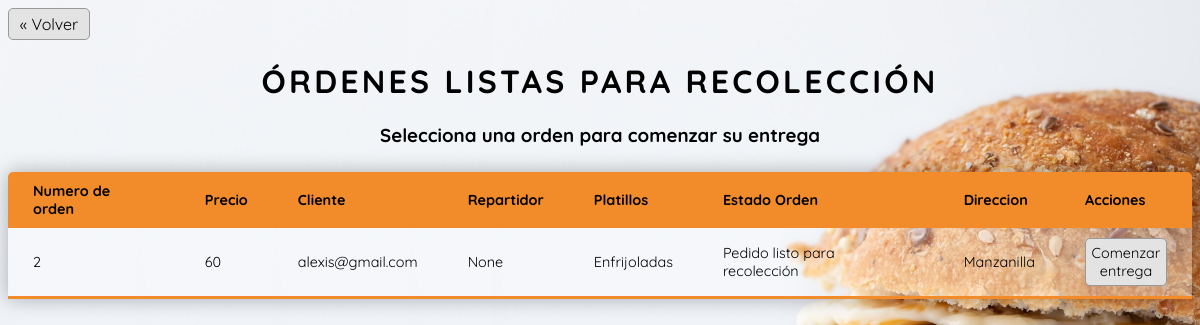
/repartidor/ordenes-para-recoleccion/ (signed in), run on an earlier commit of the app's database.
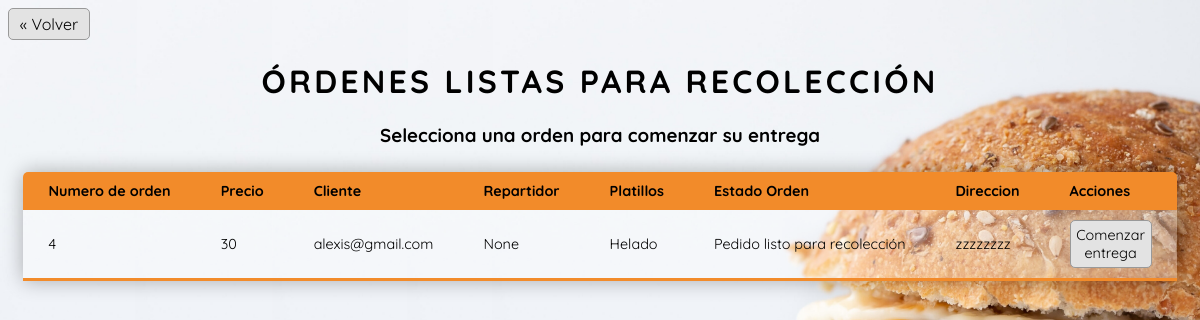
And on a later commit of the database.
### administrador/models.py (models this page shows)
class Orden(models.Model):
	id_orden = models.AutoField(primary_key=True)
	precio_orden = models.IntegerField(null=False, default = 0)
	id_cliente_orden = models.ForeignKey('cliente.Cliente', on_delete=models.SET_DEFAULT, default=0)
	id_repartidor_orden = models.ForeignKey('repartidor.Repartidor',on_delete= models.SET_NULL, blank =True,  null=True)
	id_platillo_orden  = models.ManyToManyField('platillo.Platillo', null=True)
	id_estado_orden =    models.ForeignKey('EstadoOrden',  on_delete=models.SET_DEFAULT, default=0)
	direccion_entrega_orden  = models.ForeignKey('cliente.Direccion', null=True, on_delete=models.CASCADE)
	class Meta:
		db_table = 'orden'
		verbose_name_plural = "Ordenes"

class EstadoOrden(models.Model):
	id_estado = models.IntegerField(primary_key=True)
	descripcion_estado = models.CharField(max_length=30)
	class Meta:
		db_table = 'estado_orden'
		verbose_name_plural = "EstadosOrden"
	def __str__(self):
		return '{}'.format(self.descripcion_estado)

### cliente/models.py (models this page shows)
class Cliente(models.Model):
    user_cliente = models.OneToOneField(
        User, on_delete=models.CASCADE, unique=True)
    id_cliente = models.AutoField(primary_key=True, db_column='id_cliente')
    nombre_cliente = models.CharField(max_length=64)
    apellido_pa_cliente = models.CharField(max_length=100)
    apellido_ma_cliente = models.CharField(max_length=100)
    telefono_cliente = models.CharField(max_length=10)
    def __str__(self):
        return str(self.user_cliente)
    class Meta:
        db_table = 'cliente'
        verbose_name_plural = "Clientes"

class Direccion(models.Model):
    id_direccion = models.AutoField(primary_key=True)
    id_cliente = models.ForeignKey(Cliente, models.DO_NOTHING)
    descripcion_direccion = models.CharField(max_length=200)
    class Meta:
        db_table = 'direccion'
        verbose_name_plural = "Direcciones"
        unique_together = (('id_cliente', 'descripcion_direccion'))
    def __str__(self):
        return '{}'.format(self.descripcion_direccion)

### platillo/models.py (models this page shows, shortened)
class Platillo(models.Model):
    id = models.AutoField(primary_key=True)
    nombre = models.CharField(max_length=200, unique=True)
    descripcion = models.CharField(max_length=500, null=True)
    precio = models.FloatField(null=False, default=0)
    imagen = models.ImageField(null=True, upload_to=directorio_imagen)
    categoria = models.ForeignKey(
        'categoria.Categoria', on_delete=models.CASCADE)
    def __str__(self):
        return self.nombre
    class Meta:
        db_table = 'platillo'
        verbose_name_plural = "Platillos"

### repartidor/views.py (the view)
# urls.py: path("ordenes-para-recoleccion/", ordenes_para_recoleccion, name="ordenes_para_recoleccion"),
@staff_member_required
def ordenes_para_recoleccion(request):
    ordenes_recoleccion = Orden.objects.filter(id_estado_orden=3).order_by('id_orden')
    contexto = {'ordenes' : ordenes_recoleccion}
    return render(request, "repartidor/ordenes_para_recoleccion.html", contexto)

### templates/repartidor/ordenes_para_recoleccion.html (shortened to what this page needs)
{% load static %}
<!DOCTYPE html>
<html>
<head>
    <link rel="stylesheet" href="{% static 'css/ordenes/tabla_ordenes.css' %}">
    <link rel="stylesheet" href="{% static 'css/ordenes/ordenes_repartidor.css' %}">
</head>
<body>
    <div class="boton">
            <a id="boton-volver" href="{% url 'repartidor:index_repartidor' %}">&laquo; Volver</a>
    </div>
    <div class="contenedor">
        <h1 id="bienvenida">Órdenes listas para recolección</h1>
        <h3>Selecciona una orden para comenzar su entrega</h3>
        <table class="content-table">
        	<thead>
        		<tr>
        			<td>Numero de orden</td>
        			<td>Precio</td>
        			<td>Cliente</td>
        			<td>Repartidor</td>
        			<td>Platillos</td>
        			<td>Estado Orden</td>
        			<td>Direccion</td>
        			<td>Acciones</td>
        		</tr>
        	</thead>
        	<tbody>
        		{% if ordenes %}
        		{% for orden in ordenes%}
        		<tr>
        			<td>{{orden.id_orden}}</td>
        			<td>{{orden.precio_orden}}</td>
        			<td>{{orden.id_cliente_orden}}</td>
        			<td>{{orden.id_repartidor_orden}}</td>
        			<td>
        			{% for platillo in orden.id_platillo_orden.all %}
        				{{platillo}}
        			{% endfor %}
        			</td>
        			<td>{{orden.id_estado_orden}}</td>
        			<td>{{orden.direccion_entrega_orden}}</td>
        			<td>
        				<a class="boton-accion-repartidor" href="{% url 'repartidor:comenzar_entrega' orden.id_orden %}">Comenzar entrega</a>
        			</td>
        		</tr>
        		{% endfor %}
        		{% else %}
        		<h1>No existen órdenes generadas</h1>
        		{% endif %}
        	</tbody>
        </table>
    </div>
</body>
</html>

What changed in the data, as far as the page shows it:
no longer on this page (row edited): Orden: id_orden "2", precio_orden "60", id_cliente_orden "alexis@gmail.com", id_repartidor_orden "None", id_estado_orden "Pedido listo para recolección", direccion_entrega_orden "Manzanilla"
no longer on this page (row unchanged): Platillo: nombre "Enfrijoladas", shown under "2"
added Orden: id_orden "4", precio_orden "30", id_cliente_orden "alexis@gmail.com", id_repartidor_orden "None", id_estado_orden "Pedido listo para recolección", direccion_entrega_orden "zzzzzzzz"
now on this page (row unchanged): Platillo: nombre "Helado", shown under "4"
